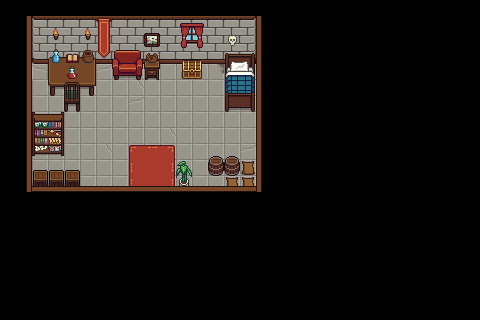

The image is a tile-based game level rendered from a .tmx file. Its description and complete source (layers, tilesets, objects, tile grids) follow:
An orthogonal 30x20 tile map with 16x16 px tiles, 4 tile layers (Tile Layer 2, Tile Layer 1, Tile Layer 3, Tile Layer 4), 2 tilesets.

<map version="1.10" tiledversion="1.11.2" orientation="orthogonal" renderorder="right-down" width="30" height="20" tilewidth="16" tileheight="16" infinite="0" nextlayerid="5" nextobjectid="1">
 <tileset firstgid="1" name="interiors_demo" tilewidth="16" tileheight="16" tilecount="176" columns="16">
  <image source="../tiles/interiors_demo.png" width="256" height="176" />
 </tileset>
 <tileset firstgid="177" name="dungeons_demo" tilewidth="16" tileheight="16" tilecount="112" columns="16">
  <image source="../tiles/dungeons_demo.png" width="256" height="112" />
 </tileset>
 <layer id="2" name="Tile Layer 2" width="30" height="20">
  <data encoding="csv">
0,0,0,0,0,0,0,0,0,0,0,0,0,0,0,0,0,0,0,0,0,0,0,0,0,0,0,0,0,0,
0,97,0,0,0,0,0,0,0,0,0,0,0,0,0,0,99,0,0,0,0,0,0,0,0,0,0,0,0,0,
0,97,0,0,0,0,0,0,0,0,0,0,0,0,0,0,99,0,0,0,0,0,0,0,0,0,0,0,0,0,
0,97,180,0,0,0,0,0,0,0,0,0,0,0,0,0,99,0,0,0,0,0,0,0,0,0,0,0,0,0,
0,97,2147483844,180,180,180,196,180,180,180,180,180,180,181,180,180,99,0,0,0,0,0,0,0,0,0,0,0,0,0,
0,97,180,180,180,180,180,180,197,180,180,180,180,180,180,180,99,0,0,0,0,0,0,0,0,0,0,0,0,0,
0,97,180,180,180,180,180,180,196,180,180,180,180,180,180,180,99,0,0,0,0,0,0,0,0,0,0,0,0,0,
0,97,180,180,180,180,180,180,180,180,180,180,180,180,180,180,99,0,0,0,0,0,0,0,0,0,0,0,0,0,
0,97,180,180,180,180,180,180,180,180,197,180,180,180,180,180,99,0,0,0,0,0,0,0,0,0,0,0,0,0,
0,97,180,180,180,180,197,180,180,180,180,180,180,180,180,196,99,0,0,0,0,0,0,0,0,0,0,0,0,0,
0,97,180,180,180,180,180,180,180,180,180,180,180,180,180,180,99,0,0,0,0,0,0,0,0,0,0,0,0,0,
0,97,180,180,180,180,180,180,180,180,180,180,180,180,180,180,99,0,0,0,0,0,0,0,0,0,0,0,0,0,
0,0,0,0,0,0,0,0,0,0,0,0,0,0,0,0,0,0,0,0,0,0,0,0,0,0,0,0,0,0,
0,0,0,0,0,0,0,0,0,0,0,0,0,0,0,0,0,0,0,0,0,0,0,0,0,0,0,0,0,0,
0,0,0,0,0,0,0,0,0,0,0,0,0,0,0,0,0,0,0,0,0,0,0,0,0,0,0,0,0,0,
0,0,0,0,0,0,0,0,0,0,0,0,0,0,0,0,0,0,0,0,0,0,0,0,0,0,0,0,0,0,
0,0,0,0,0,0,0,0,0,0,0,0,0,0,0,0,0,0,0,0,0,0,0,0,0,0,0,0,0,0,
0,0,0,0,0,0,0,0,0,0,0,0,0,0,0,0,0,0,0,0,0,0,0,0,0,0,0,0,0,0,
0,0,0,0,0,0,0,0,0,0,0,0,0,0,0,0,0,0,0,0,0,0,0,0,0,0,0,0,0,0,
0,0,0,0,0,0,0,0,0,0,0,0,0,0,0,0,0,0,0,0,0,0,0,0,0,0,0,0,0,0
</data>
 </layer>
 <layer id="1" name="Tile Layer 1" width="30" height="20">
  <data encoding="csv">
0,0,0,0,0,0,0,0,0,0,0,0,0,0,0,0,0,0,0,0,0,0,0,0,0,0,0,0,0,0,
0,0,4,5,5,5,5,5,5,5,5,5,5,5,5,6,0,0,0,0,0,0,0,0,0,0,0,0,0,0,
0,0,20,21,21,21,21,21,21,21,21,21,21,21,21,22,0,0,0,0,0,0,0,0,0,0,0,0,0,0,
0,0,36,37,37,37,37,37,37,37,37,37,37,37,37,38,0,0,0,0,0,0,0,0,0,0,0,0,0,0,
0,0,0,0,0,0,0,0,0,0,0,0,0,0,0,0,0,0,0,0,0,0,0,0,0,0,0,0,0,0,
0,0,0,0,0,0,0,0,0,0,0,0,0,0,0,0,0,0,0,0,0,0,0,0,0,0,0,0,0,0,
0,0,0,0,0,0,0,0,0,0,0,0,0,0,0,0,0,0,0,0,0,0,0,0,0,0,0,0,0,0,
0,0,0,0,0,0,0,0,0,0,0,0,0,0,0,0,0,0,0,0,0,0,0,0,0,0,0,0,0,0,
0,0,0,0,0,0,0,0,0,0,0,0,0,0,0,0,0,0,0,0,0,0,0,0,0,0,0,0,0,0,
0,0,0,0,0,0,0,0,86,87,88,0,0,0,0,0,0,0,0,0,0,0,0,0,0,0,0,0,0,0,
0,0,0,0,0,0,0,0,102,103,104,0,0,0,0,0,0,0,0,0,0,0,0,0,0,0,0,0,0,0,
0,0,0,0,0,0,0,0,102,103,104,0,0,0,0,0,0,0,0,0,0,0,0,0,0,0,0,0,0,0,
0,0,0,0,0,0,0,0,0,0,0,0,0,0,0,0,0,0,0,0,0,0,0,0,0,0,0,0,0,0,
0,0,0,0,0,0,0,0,0,0,0,0,0,0,0,0,0,0,0,0,0,0,0,0,0,0,0,0,0,0,
0,0,0,0,0,0,0,0,0,0,0,0,0,0,0,0,0,0,0,0,0,0,0,0,0,0,0,0,0,0,
0,0,0,0,0,0,0,0,0,0,0,0,0,0,0,0,0,0,0,0,0,0,0,0,0,0,0,0,0,0,
0,0,0,0,0,0,0,0,0,0,0,0,0,0,0,0,0,0,0,0,0,0,0,0,0,0,0,0,0,0,
0,0,0,0,0,0,0,0,0,0,0,0,0,0,0,0,0,0,0,0,0,0,0,0,0,0,0,0,0,0,
0,0,0,0,0,0,0,0,0,0,0,0,0,0,0,0,0,0,0,0,0,0,0,0,0,0,0,0,0,0,
0,0,0,0,0,0,0,0,0,0,0,0,0,0,0,0,0,0,0,0,0,0,0,0,0,0,0,0,0,0
</data>
 </layer>
 <layer id="3" name="Tile Layer 3" width="30" height="20">
  <data encoding="csv">
0,0,0,0,0,0,0,0,0,0,0,0,0,0,0,0,0,0,0,0,0,0,0,0,0,0,0,0,0,0,
0,0,0,250,0,250,233,0,0,0,0,7,8,0,0,0,0,0,0,0,0,0,0,0,0,0,0,0,0,0,
0,0,0,266,0,266,249,0,0,0,0,23,24,0,0,0,0,0,0,0,0,0,0,0,0,0,0,0,0,0,
0,0,0,141,142,143,265,129,131,42,0,0,0,0,47,48,0,0,0,0,0,0,0,0,0,0,0,0,0,0,
0,0,0,157,158,159,0,145,147,58,0,0,0,0,60,62,0,0,0,0,0,0,0,0,0,0,0,0,0,0,
0,0,0,173,174,175,0,0,0,0,0,0,0,0,76,78,0,0,0,0,0,0,0,0,0,0,0,0,0,0,
0,0,0,0,0,0,0,0,0,0,0,0,0,0,95,96,0,0,0,0,0,0,0,0,0,0,0,0,0,0,
0,0,0,0,0,0,0,0,0,0,0,0,0,0,0,0,0,0,0,0,0,0,0,0,0,0,0,0,0,0,
0,0,0,0,0,0,0,0,0,0,0,0,0,0,0,0,0,0,0,0,0,0,0,0,0,0,0,0,0,0,
0,0,0,0,0,0,0,0,0,0,0,0,0,188,188,0,0,0,0,0,0,0,0,0,0,0,0,0,0,0,
0,0,186,186,186,0,0,0,0,0,0,111,0,204,204,205,0,0,0,0,0,0,0,0,0,0,0,0,0,0,
0,0,202,202,202,0,0,0,0,0,0,127,0,0,205,205,0,0,0,0,0,0,0,0,0,0,0,0,0,0,
0,0,0,0,0,0,0,0,0,0,0,0,0,0,0,0,0,0,0,0,0,0,0,0,0,0,0,0,0,0,
0,0,0,0,0,0,0,0,0,0,0,0,0,0,0,0,0,0,0,0,0,0,0,0,0,0,0,0,0,0,
0,0,0,0,0,0,0,0,0,0,0,0,0,0,0,0,0,0,0,0,0,0,0,0,0,0,0,0,0,0,
0,0,0,0,0,0,0,0,0,0,0,0,0,0,0,0,0,0,0,0,0,0,0,0,0,0,0,0,0,0,
0,0,0,0,0,0,0,0,0,0,0,0,0,0,0,0,0,0,0,0,0,0,0,0,0,0,0,0,0,0,
0,0,0,0,0,0,0,0,0,0,0,0,0,0,0,0,0,0,0,0,0,0,0,0,0,0,0,0,0,0,
0,0,0,0,0,0,0,0,0,0,0,0,0,0,0,0,0,0,0,0,0,0,0,0,0,0,0,0,0,0,
0,0,0,0,0,0,0,0,0,0,0,0,0,0,0,0,0,0,0,0,0,0,0,0,0,0,0,0,0,0
</data>
 </layer>
 <layer id="4" name="Tile Layer 4" width="30" height="20">
  <data encoding="csv">
0,0,0,0,0,0,0,0,0,0,0,0,0,0,0,0,0,0,0,0,0,0,0,0,0,0,0,0,0,0,
0,0,0,0,0,0,0,0,0,0,0,109,110,0,0,0,0,0,0,0,0,0,0,0,0,0,0,0,0,0,
0,0,0,0,0,0,0,0,0,176,0,125,126,0,221,0,0,0,0,0,0,0,0,0,0,0,0,0,0,0,
0,0,0,255,167,187,0,0,0,203,0,190,191,0,0,0,0,0,0,0,0,0,0,0,0,0,0,0,0,0,
0,0,0,0,254,0,0,0,0,0,0,206,207,0,0,0,0,0,0,0,0,0,0,0,0,0,0,0,0,0,
0,0,0,0,107,0,0,0,0,0,0,0,0,0,0,0,0,0,0,0,0,0,0,0,0,0,0,0,0,0,
0,0,0,0,123,0,0,0,0,0,0,0,0,0,0,0,0,0,0,0,0,0,0,0,0,0,0,0,0,0,
0,0,235,236,0,0,0,0,0,0,0,0,0,0,0,0,0,0,0,0,0,0,0,0,0,0,0,0,0,0,
0,0,251,252,0,0,0,0,0,0,0,0,0,0,0,0,0,0,0,0,0,0,0,0,0,0,0,0,0,0,
0,0,267,268,0,0,0,0,0,0,0,0,0,0,0,0,0,0,0,0,0,0,0,0,0,0,0,0,0,0,
0,0,0,0,0,0,0,0,0,0,0,111,0,0,0,0,0,0,0,0,0,0,0,0,0,0,0,0,0,0,
0,0,82,82,82,82,82,82,82,82,82,82,82,82,82,82,0,0,0,0,0,0,0,0,0,0,0,0,0,0,
0,0,0,0,0,0,0,0,0,0,0,0,0,0,0,0,0,0,0,0,0,0,0,0,0,0,0,0,0,0,
0,0,0,0,0,0,0,0,0,0,0,0,0,0,0,0,0,0,0,0,0,0,0,0,0,0,0,0,0,0,
0,0,0,0,0,0,0,0,0,0,0,0,0,0,0,0,0,0,0,0,0,0,0,0,0,0,0,0,0,0,
0,0,0,0,0,0,0,0,0,0,0,0,0,0,0,0,0,0,0,0,0,0,0,0,0,0,0,0,0,0,
0,0,0,0,0,0,0,0,0,0,0,0,0,0,0,0,0,0,0,0,0,0,0,0,0,0,0,0,0,0,
0,0,0,0,0,0,0,0,0,0,0,0,0,0,0,0,0,0,0,0,0,0,0,0,0,0,0,0,0,0,
0,0,0,0,0,0,0,0,0,0,0,0,0,0,0,0,0,0,0,0,0,0,0,0,0,0,0,0,0,0,
0,0,0,0,0,0,0,0,0,0,0,0,0,0,0,0,0,0,0,0,0,0,0,0,0,0,0,0,0,0
</data>
 </layer>
</map>
